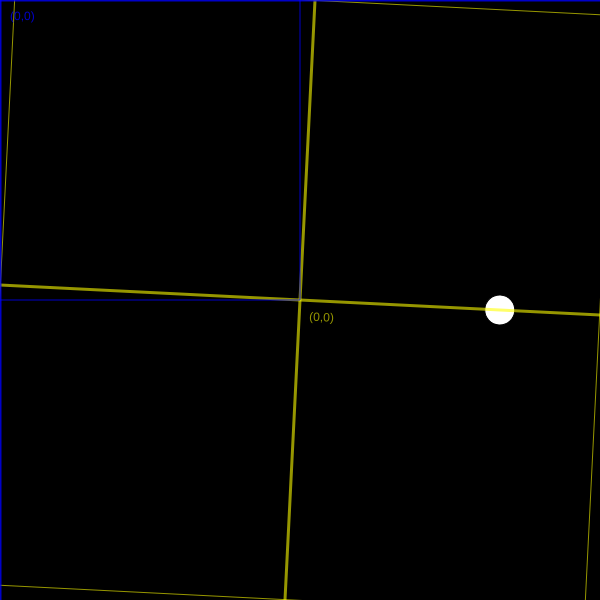
Frame 1 (no input)
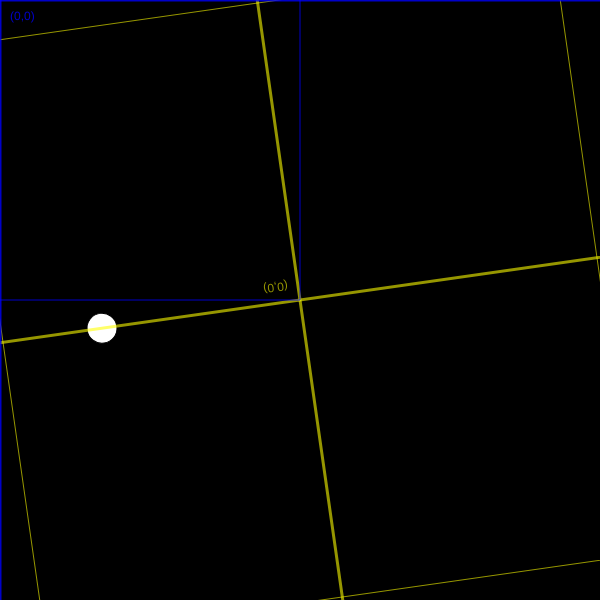
Frame 60 (no input)
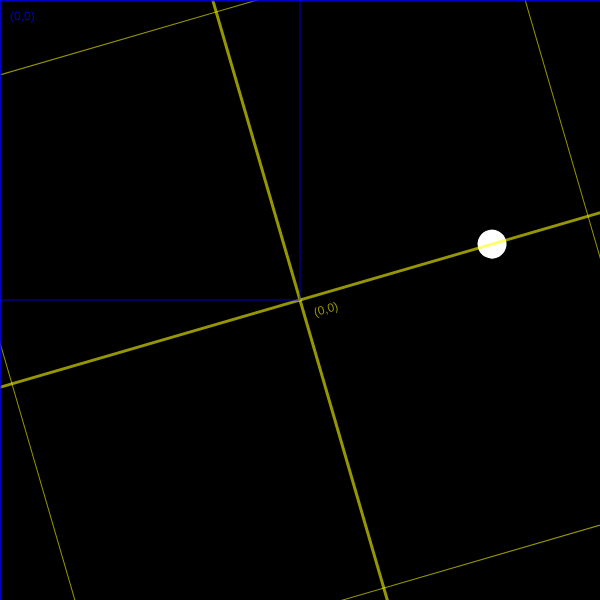
Frame 120 (the mouse pressed at the canvas centre since frame 60)

The p5.js sketch that drew these frames (run headless with seeded random() and noise() and a simulated clock; from frame 60 on, the mouse is pressed at the canvas centre):

// p5.js sketch
// ── sketch.js
// IMA NYU Shanghai
// The Nature of Code
// MOQN
// Feb 21 2017


function setup() {
  createCanvas(600,600);
}

function draw() {
  background(0);
  
  push();
  translate(width/2,height/2);
  rotate(frameCount*0.05);
  fill(255);
  ellipse(200,0,30,30);
  drawCoordSystem(color(255,255,0,150));
  pop();
  
  drawCoordSystem(color(0,0,255,200));
}

function drawCoordSystem(c) {
  push();
  stroke(c);
  noFill();
  rectMode(CENTER);
  rect(0,0, width, height);
  strokeWeight(3);
  line(-width*2, 0, width*2, 0);
  line(0, -height*2, 0, height*2);
  noStroke();
  fill(c)
  text("(0,0)", 10, 20);
  pop();
}
